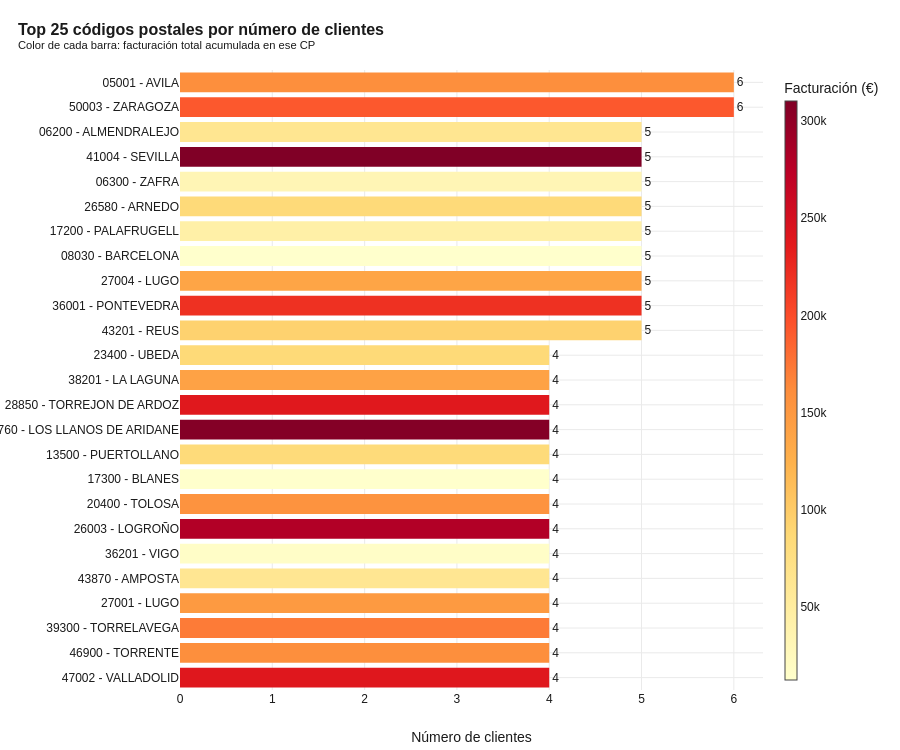

Notebook code cell kept with this figure:
### Code cell
# Visualización: Top 25 códigos postales
top25_cp = resumen_cp.head(25).copy()
top25_cp["etiqueta"] = top25_cp["cp"] + " - " + top25_cp["ciudad"].fillna("")
top25_cp = top25_cp.sort_values("n_clientes", ascending=True)

fig = go.Figure()
fig.add_trace(go.Bar(
    x=top25_cp["n_clientes"], y=top25_cp["etiqueta"],
    orientation="h",
    marker=dict(color=top25_cp["facturacion_total"], colorscale="YlOrRd",
                  colorbar=dict(title="Facturación (€)", thickness=12)),
    text=[fmt_es(v) for v in top25_cp["n_clientes"]],
    textposition="outside",
    hovertemplate="<b>%{y}</b><br>Clientes: %{x}<br>Facturación: %{marker.color:,.0f} €<extra></extra>",
))
fig.update_layout(
    title=dict(text="<b>Top 25 códigos postales por número de clientes</b><br><sup>Color de cada barra: facturación total acumulada en ese CP</sup>"),
    xaxis_title="Número de clientes",
    height=750, margin=dict(l=180),
)
guardar_y_mostrar(fig, "05_top25_cp", h=750)

### Figure 1 — Plotly figure (JSON) as saved in the notebook; plotly's stock layout.template omitted (floating-point values rounded to 4 significant figures)
{"data": [{"hovertemplate": "<b>%{y}</b><br>Clientes: %{x}<br>Facturación: %{marker.color:,.0f} €<extra></extra>", "marker": {"color": [239500.0, 159900.0, 171900.0, 148700.0, 62170.0, 16950.0, 280100.0, 155200.0, 12470.0, 83420.0, 307600.0, 238700.0, 140700.0, 85170.0, 93140.0, 219400.0, 137300.0, 12630.0, 44080.0, 84620.0, 32260.0, 310300.0, 63340.0, 192600.0, 159400.0], "colorbar": {"thickness": 12, "title": {"text": "Facturación (€)"}}, "colorscale": [[0, "rgb(255,255,204)"], [0.125, "rgb(255,237,160)"], [0.25, "rgb(254,217,118)"], [0.375, "rgb(254,178,76)"], [0.5, "rgb(253,141,60)"], [0.625, "rgb(252,78,42)"], [0.75, "rgb(227,26,28)"], [0.875, "rgb(189,0,38)"], [1, "rgb(128,0,38)"]]}, "orientation": "h", "text": ["4", "4", "4", "4", "4", "4", "4", "4", "4", "4", "4", "4", "4", "4", "5", "5", "5", "5", "5", "5", "5", "5", "5", "6", "6"], "textposition": "outside", "type": "bar", "x": [4, 4, 4, 4, 4, 4, 4, 4, 4, 4, 4, 4, 4, 4, 5, 5, 5, 5, 5, 5, 5, 5, 5, 6, 6], "y": ["47002 - VALLADOLID", "46900 - TORRENTE", "39300 - TORRELAVEGA", "27001 - LUGO", "43870 - AMPOSTA", "36201 - VIGO", "26003 - LOGROÑO", "20400 - TOLOSA", "17300 - BLANES", "13500 - PUERTOLLANO", "38760 - LOS LLANOS DE ARIDANE", "28850 - TORREJON DE ARDOZ", "38201 - LA LAGUNA", "23400 - UBEDA", "43201 - REUS", "36001 - PONTEVEDRA", "27004 - LUGO", "08030 - BARCELONA", "17200 - PALAFRUGELL", "26580 - ARNEDO", "06300 - ZAFRA", "41004 - SEVILLA", "06200 - ALMENDRALEJO", "50003 - ZARAGOZA", "05001 - AVILA"]}], "layout": {"height": 750, "margin": {"l": 180}, "title": {"text": "<b>Top 25 códigos postales por número de clientes</b><br><sup>Color de cada barra: facturación total acumulada en ese CP</sup>"}, "xaxis": {"title": {"text": "Número de clientes"}}}}
